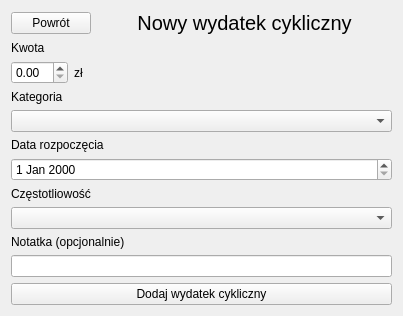
           <widget class="QWidget" name="page_CW_nowy">
            <layout class="QVBoxLayout" name="verticalLayout_9">
             <item>
              <layout class="QHBoxLayout" name="horizontalLayout_19">
               <item>
                <widget class="QPushButton" name="pushButton_9">
                 <property name="text">
                  <string>Powrót</string>
                 </property>
                </widget>
               </item>
               <item>
                <spacer name="horizontalSpacer_14">
                 <property name="orientation">
                  <enum>Qt::Horizontal</enum>
                 </property>
                 <property name="sizeHint" stdset="0">
                  <size>
                   <width>40</width>
                   <height>20</height>
                  </size>
                 </property>
                </spacer>
               </item>
               <item>
                <widget class="QLabel" name="label_25">
                 <property name="font">
                  <font>
                   <pointsize>15</pointsize>
                  </font>
                 </property>
                 <property name="text">
                  <string>Nowy wydatek cykliczny</string>
                 </property>
                 <property name="alignment">
                  <set>Qt::AlignCenter</set>
                 </property>
                </widget>
               </item>
               <item>
                <spacer name="horizontalSpacer_16">
                 <property name="orientation">
                  <enum>Qt::Horizontal</enum>
                 </property>
                 <property name="sizeHint" stdset="0">
                  <size>
                   <width>40</width>
                   <height>20</height>
                  </size>
                 </property>
                </spacer>
               </item>
              </layout>
             </item>
             <item>
              <widget class="QLabel" name="label_19">
               <property name="text">
                <string>Kwota</string>
               </property>
              </widget>
             </item>
             <item>
              <layout class="QHBoxLayout" name="horizontalLayout_20">
               <item>
                <widget class="QDoubleSpinBox" name="doubleSpinBox"/>
               </item>
               <item>
                <widget class="QLabel" name="label_20">
                 <property name="text">
                  <string>zł</string>
                 </property>
                </widget>
               </item>
               <item>
                <spacer name="horizontalSpacer_15">
                 <property name="orientation">
                  <enum>Qt::Horizontal</enum>
                 </property>
                 <property name="sizeHint" stdset="0">
                  <size>
                   <width>40</width>
                   <height>20</height>
                  </size>
                 </property>
                </spacer>
               </item>
              </layout>
             </item>
             <item>
              <widget class="QLabel" name="label_21">
               <property name="text">
                <string>Kategoria</string>
               </property>
              </widget>
             </item>
             <item>
              <widget class="QComboBox" name="comboBox"/>
             </item>
             <item>
              <widget class="QLabel" name="label_22">
               <property name="text">
                <string>Data rozpoczęcia</string>
               </property>
              </widget>
             </item>
             <item>
              <widget class="QDateEdit" name="dateEdit"/>
             </item>
             <item>
              <widget class="QLabel" name="label_23">
               <property name="text">
                <string>Częstotliowość</string>
               </property>
              </widget>
             </item>
             <item>
              <widget class="QComboBox" name="comboBox_2"/>
             </item>
             <item>
              <widget class="QLabel" name="label_24">
               <property name="text">
                <string>Notatka (opcjonalnie)</string>
               </property>
              </widget>
             </item>
             <item>
              <widget class="QLineEdit" name="lineEdit_2"/>
             </item>
             <item>
              <widget class="QPushButton" name="pushButton_10">
               <property name="text">
                <string>Dodaj wydatek cykliczny</string>
               </property>
              </widget>
             </item>
            </layout>
           </widget>
